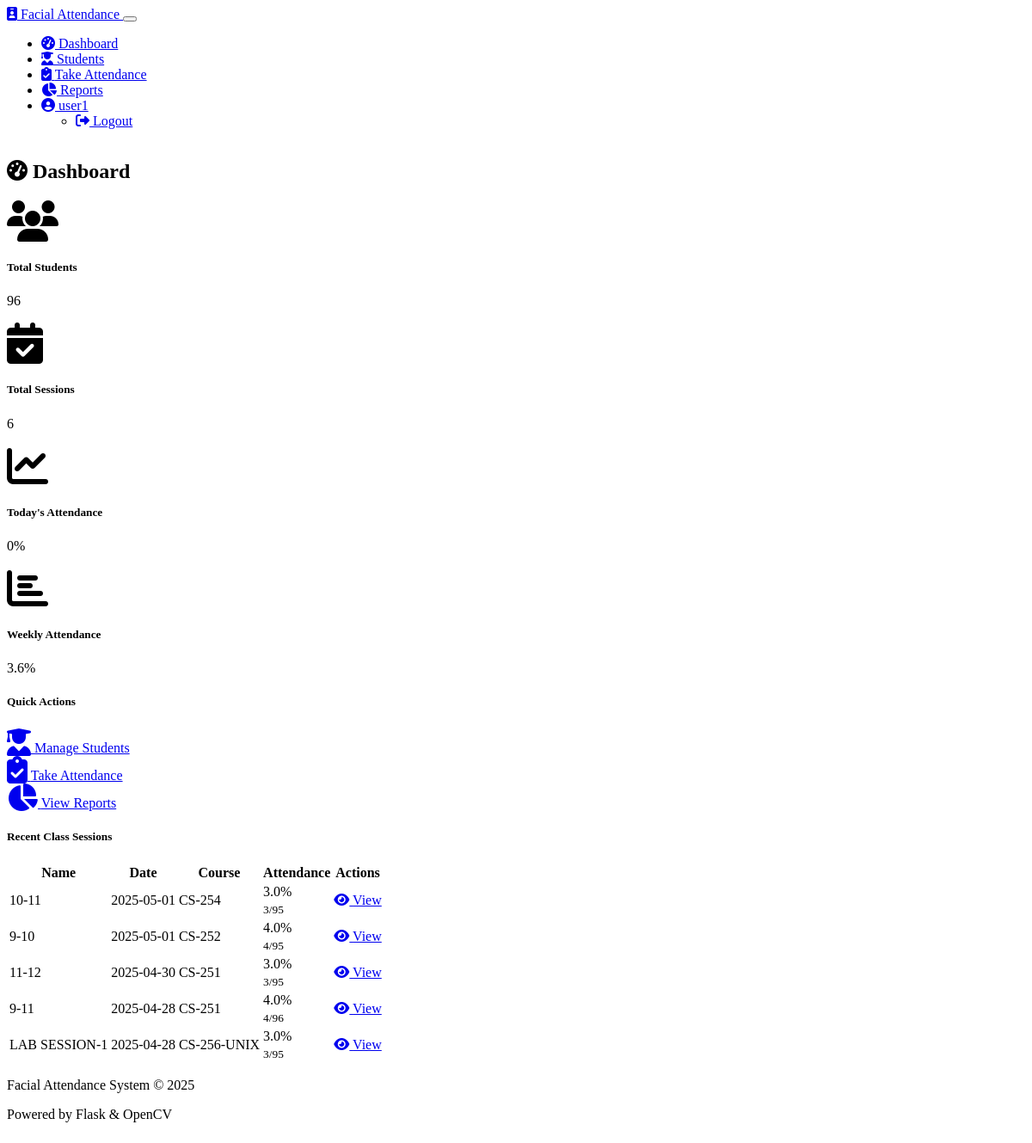
The page /dashboard (signed in) on the database its author committed.
### models.py (models this page shows, shortened)
class User(UserMixin, db.Model):
    id = db.Column(db.Integer, primary_key=True)
    username = db.Column(db.String(64), unique=True, nullable=False)
    email = db.Column(db.String(120), unique=True, nullable=False)
    password_hash = db.Column(db.String(256), nullable=False)
    is_admin = db.Column(db.Boolean, default=False)
    created_at = db.Column(db.DateTime, default=datetime.utcnow)

class ClassSession(db.Model):
    id = db.Column(db.Integer, primary_key=True)
    name = db.Column(db.String(100), nullable=False)
    date = db.Column(db.Date, nullable=False, index=True)
    time = db.Column(db.Time, nullable=True)
    course = db.Column(db.String(100), nullable=True)
    total_students = db.Column(db.Integer, default=0)
    present_students = db.Column(db.Integer, default=0)
    creator_id = db.Column(db.Integer, db.ForeignKey('user.id'), nullable=True)
    created_at = db.Column(db.DateTime, default=datetime.utcnow)
    attendances = db.relationship('Attendance', backref='class_session', lazy=True)

### routes.py (the view)
@app.route('/dashboard')
@login_required
def dashboard():
    recent_sessions = ClassSession.query.order_by(ClassSession.date.desc()).limit(5).all()
    today = date.today()
    week_ago = today - timedelta(days=7)
    today_attendance = ClassSession.query.filter(ClassSession.date == today).all()
    week_attendance = ClassSession.query.filter(ClassSession.date >= week_ago).all()
    total_students = Student.query.count()
    total_sessions = ClassSession.query.count()
    today_percentage = 0
    week_percentage = 0
    if today_attendance:
        present_today = sum(session.present_students for session in today_attendance)
        total_today = sum(session.total_students for session in today_attendance)
        today_percentage = (present_today / total_today * 100) if total_today > 0 else 0
    if week_attendance:
        present_week = sum(session.present_students for session in week_attendance)
        total_week = sum(session.total_students for session in week_attendance)
        week_percentage = (present_week / total_week * 100) if total_week > 0 else 0
    return render_template('dashboard.html',
                          recent_sessions=recent_sessions,
                          total_students=total_students,
                          total_sessions=total_sessions,
                          today_percentage=today_percentage,
                          week_percentage=week_percentage)

### app.py (called while the page is built)
@login_manager.user_loader
def load_user(user_id):
    from models import User
    return User.query.get(int(user_id))

### routes.py (called while the page is built)
@app.context_processor
def inject_now():
    return {'now': datetime.now()}

### templates/dashboard.html (shortened to what this page needs)
{% extends 'base.html' %}
{% block content %}
<div class="row mb-4">
    <div class="col-12">
        <h2 class="mb-4">
            <i class="fas fa-tachometer-alt text-primary me-2"></i>
            Dashboard
        </h2>
    </div>
</div>
<div class="row mb-4">
    <div class="col-md-3 mb-3">
        <div class="card text-center h-100 shadow-sm">
            <div class="card-body">
                <i class="fas fa-users fa-3x text-primary mb-3"></i>
                <h5 class="card-title">Total Students</h5>
                <p class="card-text display-6">{{ total_students }}</p>
            </div>
        </div>
    </div>
    <div class="col-md-3 mb-3">
        <div class="card text-center h-100 shadow-sm">
            <div class="card-body">
                <i class="fas fa-calendar-check fa-3x text-success mb-3"></i>
                <h5 class="card-title">Total Sessions</h5>
                <p class="card-text display-6">{{ total_sessions }}</p>
            </div>
        </div>
    </div>
    <div class="col-md-3 mb-3">
        <div class="card text-center h-100 shadow-sm">
            <div class="card-body">
                <i class="fas fa-chart-line fa-3x text-info mb-3"></i>
                <h5 class="card-title">Today's Attendance</h5>
                <p class="card-text display-6">{{ today_percentage|round(1) }}%</p>
            </div>
        </div>
    </div>
    <div class="col-md-3 mb-3">
        <div class="card text-center h-100 shadow-sm">
            <div class="card-body">
                <i class="fas fa-chart-bar fa-3x text-warning mb-3"></i>
                <h5 class="card-title">Weekly Attendance</h5>
                <p class="card-text display-6">{{ week_percentage|round(1) }}%</p>
            </div>
        </div>
    </div>
</div>
<div class="row mb-4">
    <div class="col-12">
        <div class="card shadow-sm">
            <div class="card-header bg-primary text-white">
                <h5 class="mb-0">Quick Actions</h5>
            </div>
            <div class="card-body">
                <div class="row">
                    <div class="col-sm-6 col-md-4 mb-3">
                        <a href="{{ url_for('students') }}" class="btn btn-outline-primary d-flex flex-column align-items-center p-3 h-100 w-100">
                            <i class="fas fa-user-graduate fa-2x mb-2"></i>
                            <span>Manage Students</span>
                        </a>
                    </div>
                    <div class="col-sm-6 col-md-4 mb-3">
                        <a href="{{ url_for('take_attendance') }}" class="btn btn-outline-primary d-flex flex-column align-items-center p-3 h-100 w-100">
                            <i class="fas fa-clipboard-check fa-2x mb-2"></i>
                            <span>Take Attendance</span>
                        </a>
                    </div>
                    <div class="col-sm-6 col-md-4 mb-3">
                        <a href="{{ url_for('reports') }}" class="btn btn-outline-primary d-flex flex-column align-items-center p-3 h-100 w-100">
                            <i class="fas fa-chart-pie fa-2x mb-2"></i>
                            <span>View Reports</span>
                        </a>
                    </div>
                </div>
            </div>
        </div>
    </div>
</div>
<div class="row">
    <div class="col-12">
        <div class="card shadow-sm">
            <div class="card-header bg-primary text-white">
                <h5 class="mb-0">Recent Class Sessions</h5>
            </div>
            <div class="card-body">
                {% if recent_sessions %}
                <div class="table-responsive">
                    <table class="table table-hover">
                        <thead>
                            <tr>
                                <th>Name</th>
                                <th>Date</th>
                                <th>Course</th>
                                <th>Attendance</th>
                                <th>Actions</th>
                            </tr>
                        </thead>
                        <tbody>
                            {% for session in recent_sessions %}
                            <tr>
                                <td>{{ session.name }}</td>
                                <td>{{ session.date.strftime('%Y-%m-%d') }}</td>
                                <td>{{ session.course or 'N/A' }}</td>
                                <td>
                                    <div class="progress" style="height: 20px;">
                                        {% set percentage = (session.present_students / session.total_students * 100) if session.total_students > 0 else 0 %}
                                        <div class="progress-bar bg-success" role="progressbar"
                                            style="width: {{ percentage }}%;"
                                            aria-valuenow="{{ percentage|round }}"
                                            aria-valuemin="0"
                                            aria-valuemax="100">
                                            {{ percentage|round }}%
                                        </div>
                                    </div>
                                    <small class="text-muted">{{ session.present_students }}/{{ session.total_students }}</small>
                                </td>
                                <td>
                                    <a href="{{ url_for('attendance', session_id=session.id) }}" class="btn btn-sm btn-primary">
                                        <i class="fas fa-eye"></i> View
                                    </a>
                                </td>
                            </tr>
                            {% endfor %}
                        </tbody>
                    </table>
                </div>
                {% else %}
                <div class="alert alert-info">
                    <i class="fas fa-info-circle me-2"></i>
                    No class sessions found. Start by <a href="{{ url_for('take_attendance') }}">taking attendance</a>.
                </div>
                {% endif %}
            </div>
        </div>
    </div>
</div>
{% endblock %}

### templates/base.html (shortened to what this page needs)
<!DOCTYPE html>
<html lang="en" data-bs-theme="dark">
<head>
    <link rel="stylesheet" href="https://cdn.replit.com/agent/bootstrap-agent-dark-theme.min.css">
    <link rel="stylesheet" href="https://cdnjs.cloudflare.com/ajax/libs/font-awesome/6.2.0/css/all.min.css">
    <link rel="stylesheet" href="{{ url_for('static', filename='css/style.css') }}">
</head>
<body>
    <nav class="navbar navbar-expand-lg navbar-dark bg-dark">
        <div class="container">
            <a class="navbar-brand" href="{{ url_for('index') }}">
                <i class="fas fa-id-badge me-2"></i>
                Facial Attendance
            </a>
            <button class="navbar-toggler" type="button" data-bs-toggle="collapse" data-bs-target="#navbarNav">
            </button>
            <div class="collapse navbar-collapse" id="navbarNav">
                <ul class="navbar-nav ms-auto">
                    {% if current_user.is_authenticated %}
                    <li class="nav-item">
                        <a class="nav-link {% if request.endpoint == 'dashboard' %}active{% endif %}" href="{{ url_for('dashboard') }}">
                            <i class="fas fa-tachometer-alt me-1"></i> Dashboard
                        </a>
                    </li>
                    <li class="nav-item">
                        <a class="nav-link {% if request.endpoint == 'students' %}active{% endif %}" href="{{ url_for('students') }}">
                            <i class="fas fa-user-graduate me-1"></i> Students
                        </a>
                    </li>
                    <li class="nav-item">
                        <a class="nav-link {% if request.endpoint == 'take_attendance' %}active{% endif %}" href="{{ url_for('take_attendance') }}">
                            <i class="fas fa-clipboard-check me-1"></i> Take Attendance
                        </a>
                    </li>
                    <li class="nav-item">
                        <a class="nav-link {% if request.endpoint == 'reports' %}active{% endif %}" href="{{ url_for('reports') }}">
                            <i class="fas fa-chart-pie me-1"></i> Reports
                        </a>
                    </li>
                    <li class="nav-item dropdown">
                        <a class="nav-link dropdown-toggle" href="#" id="userDropdown" role="button" data-bs-toggle="dropdown">
                            <i class="fas fa-user-circle me-1"></i> {{ current_user.username }}
                        </a>
                        <ul class="dropdown-menu dropdown-menu-end">
                            <li>
                                <a class="dropdown-item" href="{{ url_for('logout') }}">
                                    <i class="fas fa-sign-out-alt me-1"></i> Logout
                                </a>
                            </li>
                        </ul>
                    </li>
                    {% endif %}
                </ul>
            </div>
        </div>
    </nav>
    <main class="container py-4">
        {% block content %}{% endblock %}
    </main>
    <footer class="footer bg-dark text-light py-3 mt-5">
        <div class="container text-center">
            <p class="mb-0">Facial Attendance System &copy; {{ now.year }}</p>
            <p class="small text-muted mb-0">Powered by Flask & OpenCV</p>
        </div>
    </footer>
</body>
</html>

### static/css/style.css (style rules this page uses)
body { min-height: 100vh; display: flex; flex-direction: column; }
main { flex: 1; }
.card { transition: transform 0.2s ease-in-out, box-shadow 0.2s ease-in-out; }
.footer { margin-top: auto; }

### rows shown on the page
User: username "user1"
ClassSession: name "10-11", date "2025-05-01", course "CS-254", {{ percentage }} 3.1578947368421053 (drawn), percentage "3.0", present_students "3", total_students "95"
ClassSession: name "9-10", date "2025-05-01", course "CS-252", {{ percentage }} 4.2105263157894735 (drawn), percentage "4.0", present_students "4", total_students "95"
ClassSession: name "11-12", date "2025-04-30", course "CS-251", {{ percentage }} 3.1578947368421053 (drawn), percentage "3.0", present_students "3", total_students "95"
ClassSession: name "9-11", date "2025-04-28", course "CS-251", {{ percentage }} 4.166666666666666 (drawn), percentage "4.0", present_students "4", total_students "96"
ClassSession: name "LAB SESSION-1", date "2025-04-28", course "CS-256-UNIX", {{ percentage }} 3.1578947368421053 (drawn), percentage "3.0", present_students "3", total_students "95"

### other values the page prints
{{ total_students }} "96"
{{ total_sessions }} "6"
{{ today_percentage|round(1) }} "0"
{{ week_percentage|round(1) }} "3.6"
